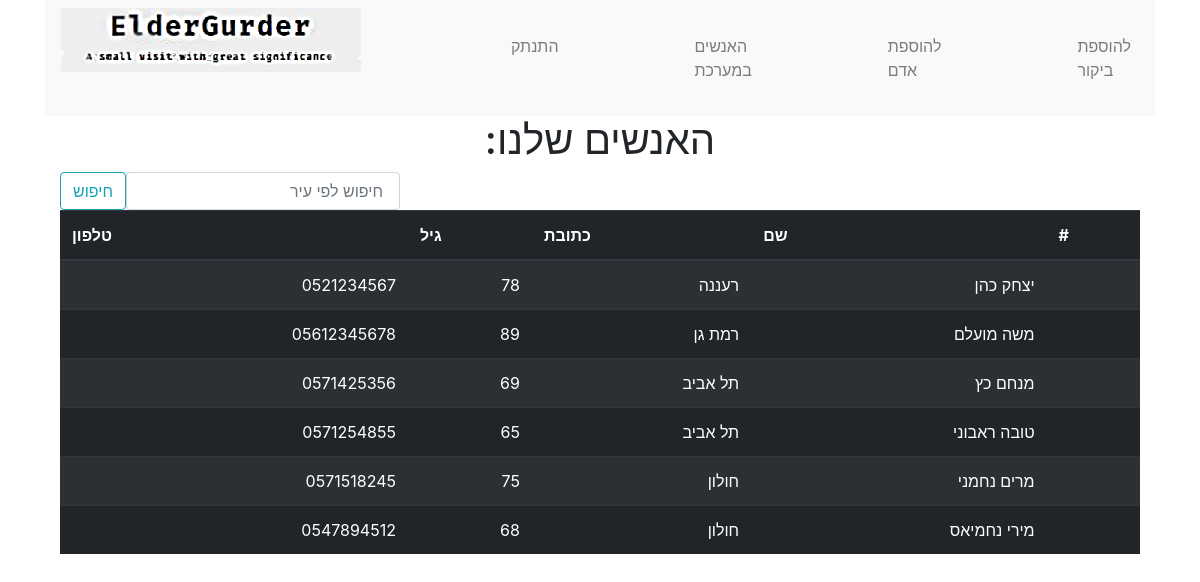
The page /lonely_peoples (signed in) on the database its author committed.
### elder_gurder_service/models.py (models this page shows, shortened)
class LonelyPeople(models.Model):
    user = models.ForeignKey(
        get_user_model(),
        verbose_name='user',
        on_delete=models.CASCADE)
    name    = models.CharField(max_length=150,verbose_name='שם')
    age     = models.IntegerField(verbose_name='גיל')
    address = models.CharField(max_length=150,verbose_name='כתובת')
    phone   = models.CharField(max_length=20,verbose_name='טלפון')
    deatils = models.TextField(verbose_name='פרטים')

### elder_gurder_service/views.py (the view)
# urls.py: path('lonely_peoples', views.LonelyPeoples.as_view(), name='lonely_peoples'),
class LonelyPeoples(ListView):
    model = models.LonelyPeople
    context_object_name = 'lonely_peoples'
    template_name = 'people_list.html'
    @method_decorator(login_required)
    def dispatch(self, *args, **kwargs):
        return super(LonelyPeoples, self).dispatch(*args, **kwargs)

### elder_gurder_service/auth.py (called while the page is built)
    def get_user(self, user_id):
        try:
            user = get_user_model().objects.get(pk=user_id)
        except get_user_model().DoesNotExist:
            return None
        return user if self.user_can_authenticate(user) else None

### elder_gurder_service/templates/people_list.html (shortened to what this page needs)
{% extends 'base.html' %}
{% block body_block %}
    {% load static%}
    <section class="peopleheader">
        <h1>:האנשים שלנו</h1>
    </section>
    <section>
        <div class="form-inline">
            <button class="btn btn-outline-info my-2 my-sm-0" id="search_address">חיפוש</button>
            <input id="search_value" class="form-control mr-sm-2" type="search" placeholder=" חיפוש לפי עיר" aria-label="Search" />
        </div>
    </section>
    <table class="table table-dark table-striped">
        <thead class="thead-dark">
            <tr>
                <th scope="col">טלפון</th>
                <th scope="col">גיל</th>
                <th scope="col">כתובת</th>
                <th scope="col">שם</th>
                <th scope="col">#</th>
            </tr>
        </thead>
        <tbody>
            {% for person in lonely_peoples %}
                    <tr data-href="{%url 'lonely' pk=person.pk %}" class='person' id="{{ person.pk }}">
                        <td>{{ person.phone }}</td>
                        <td>{{ person.age }}</td>
                        <td id='address_{{ person.pk }}'>{{ person.address }}</td>
                        <td>{{ person.name }}</td>
                        <th scope="row">{{ forloop.cosunter }}</th>
                    </tr>
            {% endfor %}
        </tbody>
    </table>
{% endblock %}

### elder_gurder_service/templates/base.html (shortened to what this page needs)
{% load static%}
<!DOCTYPE html>
<html lang="en">
<head>
    <link rel="stylesheet" type="text/css" href="{% static 'CSS/Style.css' %} "/>
    <link rel="stylesheet" href="https://stackpath.bootstrapcdn.com/bootstrap/4.1.3/css/bootstrap.min.css">
</head>
<body class="container">
    <nav class="navbar navbar-expand-lg navbar-light bg-light">
        <a class="navbar-brand" id="logo" href="{% url '' %}"></a>
            <div class="collapse navbar-collapse" id="navbarNavDropdown">
            <ul class="navbar-nav">
                {% if user.is_authenticated %}
                    <li class="nav-item">
                        <a class="nav-link" href="{% url 'logout_view' %}">התנתק</a>
                    </li>
                    <li class="nav-item">
                        <a class="nav-link" href="{% url 'lonely_peoples' %}">האנשים במערכת</a>
                    </li>
                    <li class="nav-item">
                        <a class="nav-link" href="{% url 'create_loenly' %}">להוספת אדם</a>
                    </li>
                    <li class="nav-item">
                        <a class="nav-link" href="{% url 'create_visit' %}">להוספת ביקור</a>
                    </li>
                {% else %}
                    <li class="nav-item">
                        <a class="nav-link" href="{% url 'registration' %}">הרשמה</a>
                    </li>
                {% endif %}
            </ul>
            </div>
    </nav>
    <div class="container">
        {% block body_block %}
        {% endblock %}
    </div>
</body>
</html>

### elder_gurder_service/static/CSS/Style.css (style rules this page uses)
html, header, aside, article, section, footer, main { display: block; }
#logo { margin: 0px auto; display: block; background-image: url("/static/images/logo.png"); background-repeat: no-repeat; width: 95%; height: 100px; }
html, body { font-family: 'Numans', sans-serif; }
.container { height: 100%; align-content: center; }
.navbar { height: -20px; }
.nav-item { margin-left: 120px; }
.form-control { text-align: right; }
.peopleheader h1 { text-align: center; }
table tbody { text-align: right; }
.table thead tr th { border-spacing: 5em; margin-left: 100px; }

### rows shown on the page
LonelyPeople: phone "0521234567", age "78", address "רעננה", name "יצחק כהן"
LonelyPeople: phone "05612345678", age "89", address "רמת גן", name "משה מועלם"
LonelyPeople: phone "0571425356", age "69", address "תל אביב", name "מנחם כץ"
LonelyPeople: phone "0571254855", age "65", address "תל אביב", name "טובה ראבוני"
LonelyPeople: phone "0571518245", age "75", address "חולון", name "מרים נחמני"
LonelyPeople: phone "0547894512", age "68", address "חולון", name "מירי נחמיאס"
